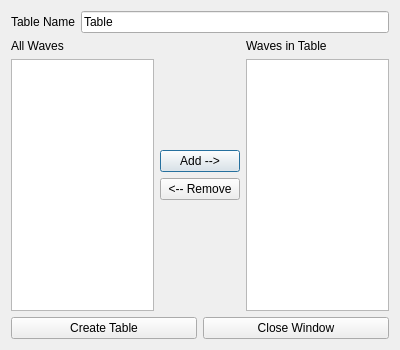
<?xml version="1.0" encoding="UTF-8"?>
<ui version="4.0">
 <class>CreateTableDialog</class>
 <widget class="QDialog" name="CreateTableDialog">
  <property name="geometry">
   <rect>
    <x>0</x>
    <y>0</y>
    <width>400</width>
    <height>350</height>
   </rect>
  </property>
  <property name="windowTitle">
   <string>Create Table</string>
  </property>
  <layout class="QVBoxLayout" name="verticalLayout_4">
   <item>
    <layout class="QHBoxLayout" name="horizontalLayout_3">
     <item>
      <widget class="QLabel" name="label_3">
       <property name="text">
        <string>Table Name</string>
       </property>
      </widget>
     </item>
     <item>
      <widget class="QLineEdit" name="tableName">
       <property name="text">
        <string>Table</string>
       </property>
      </widget>
     </item>
    </layout>
   </item>
   <item>
    <layout class="QHBoxLayout" name="horizontalLayout">
     <item>
      <layout class="QVBoxLayout" name="verticalLayout">
       <item>
        <widget class="QLabel" name="label">
         <property name="text">
          <string>All Waves</string>
         </property>
        </widget>
       </item>
       <item>
        <widget class="QListView" name="allWavesListView">
         <property name="selectionMode">
          <enum>QAbstractItemView::ExtendedSelection</enum>
         </property>
        </widget>
       </item>
      </layout>
     </item>
     <item>
      <layout class="QVBoxLayout" name="verticalLayout_2">
       <item>
        <spacer name="verticalSpacer_2">
         <property name="orientation">
          <enum>Qt::Vertical</enum>
         </property>
         <property name="sizeHint" stdset="0">
          <size>
           <width>20</width>
           <height>40</height>
          </size>
         </property>
        </spacer>
       </item>
       <item>
        <widget class="QPushButton" name="addWaveButton">
         <property name="text">
          <string>Add --&gt;</string>
         </property>
        </widget>
       </item>
       <item>
        <widget class="QPushButton" name="removeWaveButton">
         <property name="text">
          <string>&lt;-- Remove</string>
         </property>
        </widget>
       </item>
       <item>
        <spacer name="verticalSpacer">
         <property name="orientation">
          <enum>Qt::Vertical</enum>
         </property>
         <property name="sizeHint" stdset="0">
          <size>
           <width>20</width>
           <height>40</height>
          </size>
         </property>
        </spacer>
       </item>
      </layout>
     </item>
     <item>
      <layout class="QVBoxLayout" name="verticalLayout_3">
       <item>
        <widget class="QLabel" name="label_2">
         <property name="text">
          <string>Waves in Table</string>
         </property>
        </widget>
       </item>
       <item>
        <widget class="QListView" name="tableWavesListView">
         <property name="selectionMode">
          <enum>QAbstractItemView::ExtendedSelection</enum>
         </property>
        </widget>
       </item>
      </layout>
     </item>
    </layout>
   </item>
   <item>
    <layout class="QHBoxLayout" name="horizontalLayout_2">
     <item>
      <widget class="QPushButton" name="createTableButton">
       <property name="text">
        <string>Create Table</string>
       </property>
      </widget>
     </item>
     <item>
      <widget class="QPushButton" name="closeWindowButton">
       <property name="text">
        <string>Close Window</string>
       </property>
      </widget>
     </item>
    </layout>
   </item>
  </layout>
 </widget>
 <resources/>
 <connections/>
</ui>
